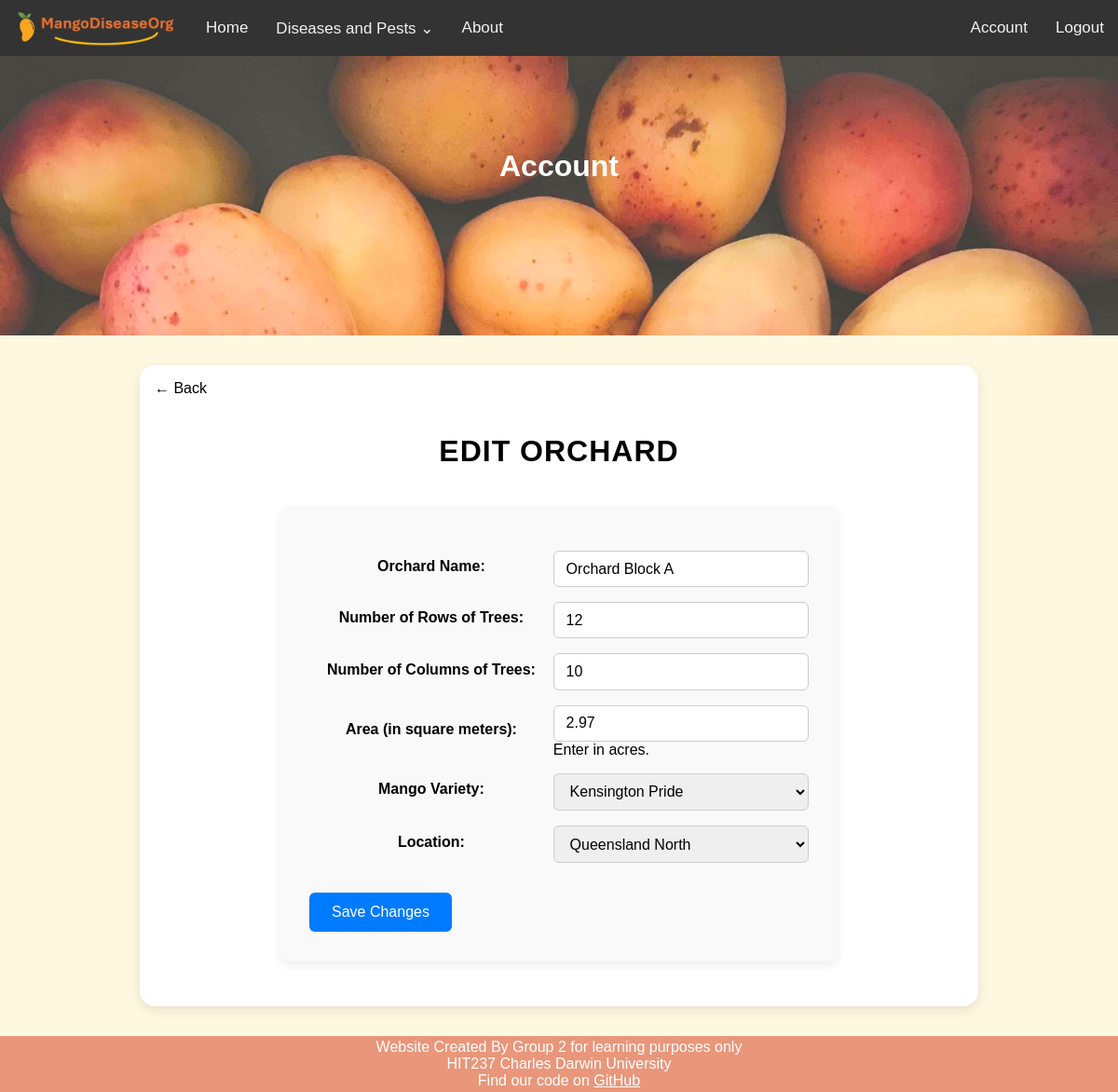
The app's page /orchard/edit/12/ (signed in), older data.
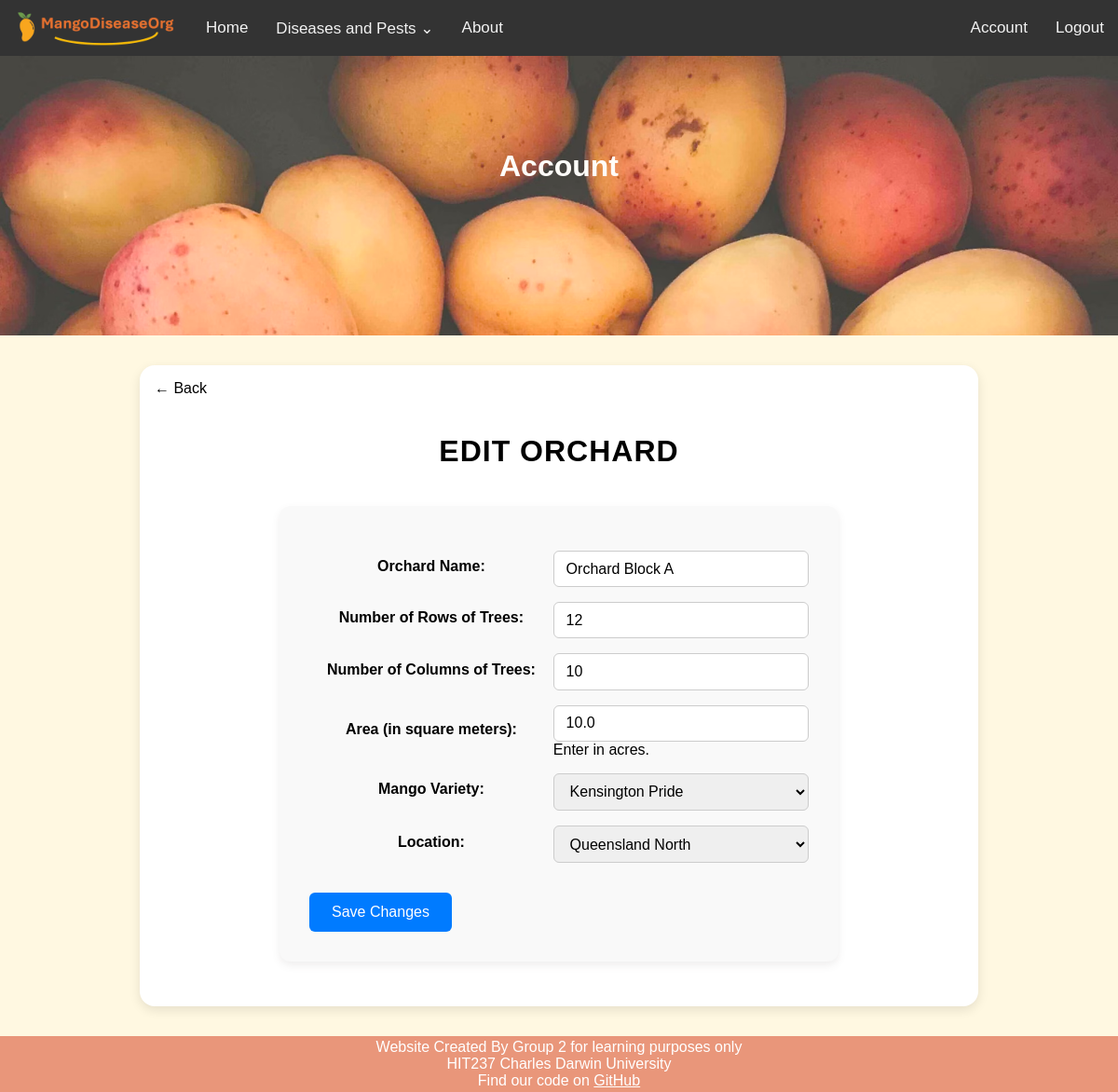
The same page, newer data.
### mango_disease_app/models.py (models this page shows, shortened)
class Orchard(models.Model):
    orchardName = models.CharField(max_length=255)
    noTreesRow = models.IntegerField()
    noTreesColumn = models.IntegerField()
    area = models.FloatField(
        validators=[validators.MinValueValidator(0)],
        help_text="Enter in acres."
        )
    variety = models.ForeignKey(
        Variety,
        on_delete=models.PROTECT
    )
    location = models.ForeignKey(
        Location,
        on_delete=models.PROTECT
    )
    user = models.ForeignKey(
        User,
        on_delete=models.CASCADE,  # If a user is deleted, delete the orchard too
    )

### mango_disease_app/views/orchard_views.py (the view)
# urls.py: path('orchard/edit/<int:orchard_id>/', views.edit_orchard, name='edit_orchard'),
def edit_orchard(request, orchard_id):
    orchard = Orchard.objects.get(id=orchard_id, user=request.user)
    form = OrchardForm(request.POST or None, instance=orchard)
    if request.method == 'POST' and form.is_valid():
        form.save()
        return redirect('account')
    return render(request, 'mango_disease_app/account/forms/edit_orchard.html', {
        'form': form,
        'orchard': orchard,
    })

### mango_disease_app/forms.py (shortened to what this page needs)
class OrchardForm(forms.ModelForm):
    class Meta:
        model = Orchard
        fields = ['orchardName', 'noTreesRow', 'noTreesColumn', 'area', 'variety', 'location']
        labels = {
            'orchardName': "Orchard Name",
            'noTreesRow': "Number of Rows of Trees",
            'noTreesColumn': "Number of Columns of Trees",
            'area': "Area (in square meters)",
            'variety': "Mango Variety",
            'location': "Location",
        }
        widgets = {
            'orchardName': forms.TextInput(attrs={'class': 'form-control'}),
            'noTreesRow': forms.NumberInput(attrs={'class': 'form-control', 'min': 1}),
            'noTreesColumn': forms.NumberInput(attrs={'class': 'form-control', 'min': 1}),
            'area': forms.NumberInput(attrs={'class': 'form-control', 'min': 0}),
            'variety': forms.Select(attrs={'class': 'form-control'}),
            'location': forms.Select(attrs={'class': 'form-control'}),
        }

### mango_disease_app/context_processors.py (called while the page is built)
def disease_menu(request):
    return {'navs': Disease.objects.all()}

### mango_disease_app/models.py (called while the page is built)
    def __str__(self):
        return self.varietyName

    def __str__(self):
        return self.locationName

### mango_disease_app/templates/mango_disease_app/account/forms/edit_orchard.html (shortened to what this page needs)
{% extends 'mango_disease_app/site_base/base.html' %}
{% block page_header %}Account{% endblock %}
{% load static %}
{% block content %}
<a href="{% url 'account' %}" class="back-button">← Back</a>
<h2>Edit Orchard</h2>
<form method="post">
    <table>
        {{ form.as_table }}
    </table>
    <input type="submit" value="Save Changes">
</form>
{% endblock %}

Row changes from the older to the newer data that the page shows:
changed Orchard "Orchard Block A": area "2.97" → "10.0"
